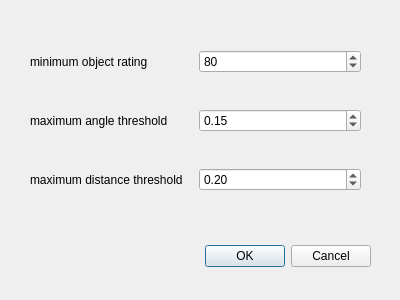
<?xml version="1.0" encoding="UTF-8"?>
<ui version="4.0">
 <class>ObjectDetectionAlgorithmTeamBDialog</class>
 <widget class="QDialog" name="ObjectDetectionAlgorithmTeamBDialog">
  <property name="geometry">
   <rect>
    <x>0</x>
    <y>0</y>
    <width>400</width>
    <height>300</height>
   </rect>
  </property>
  <property name="windowTitle">
   <string>Dialog</string>
  </property>
  <widget class="QDialogButtonBox" name="buttonBox">
   <property name="geometry">
    <rect>
     <x>30</x>
     <y>240</y>
     <width>341</width>
     <height>32</height>
    </rect>
   </property>
   <property name="orientation">
    <enum>Qt::Horizontal</enum>
   </property>
   <property name="standardButtons">
    <set>QDialogButtonBox::Cancel|QDialogButtonBox::Ok</set>
   </property>
  </widget>
  <widget class="QWidget" name="gridLayoutWidget">
   <property name="geometry">
    <rect>
     <x>30</x>
     <y>20</y>
     <width>331</width>
     <height>201</height>
    </rect>
   </property>
   <layout class="QGridLayout" name="gridLayout">
    <item row="1" column="0">
     <widget class="QLabel" name="label">
      <property name="text">
       <string>maximum angle threshold</string>
      </property>
     </widget>
    </item>
    <item row="0" column="0">
     <widget class="QLabel" name="label_2">
      <property name="text">
       <string>minimum object rating</string>
      </property>
     </widget>
    </item>
    <item row="2" column="0">
     <widget class="QLabel" name="label_3">
      <property name="text">
       <string>maximum distance threshold</string>
      </property>
     </widget>
    </item>
    <item row="0" column="1">
     <widget class="QSpinBox" name="minRating">
      <property name="value">
       <number>80</number>
      </property>
     </widget>
    </item>
    <item row="1" column="1">
     <widget class="QDoubleSpinBox" name="maxAngleThreshold">
      <property name="singleStep">
       <double>0.010000000000000</double>
      </property>
      <property name="value">
       <double>0.150000000000000</double>
      </property>
     </widget>
    </item>
    <item row="2" column="1">
     <widget class="QDoubleSpinBox" name="maxDistanceThreshold">
      <property name="singleStep">
       <double>0.010000000000000</double>
      </property>
      <property name="value">
       <double>0.200000000000000</double>
      </property>
     </widget>
    </item>
   </layout>
  </widget>
 </widget>
 <resources/>
 <connections>
  <connection>
   <sender>buttonBox</sender>
   <signal>accepted()</signal>
   <receiver>ObjectDetectionAlgorithmTeamBDialog</receiver>
   <slot>accept()</slot>
   <hints>
    <hint type="sourcelabel">
     <x>248</x>
     <y>254</y>
    </hint>
    <hint type="destinationlabel">
     <x>157</x>
     <y>274</y>
    </hint>
   </hints>
  </connection>
  <connection>
   <sender>buttonBox</sender>
   <signal>rejected()</signal>
   <receiver>ObjectDetectionAlgorithmTeamBDialog</receiver>
   <slot>reject()</slot>
   <hints>
    <hint type="sourcelabel">
     <x>316</x>
     <y>260</y>
    </hint>
    <hint type="destinationlabel">
     <x>286</x>
     <y>274</y>
    </hint>
   </hints>
  </connection>
 </connections>
</ui>
